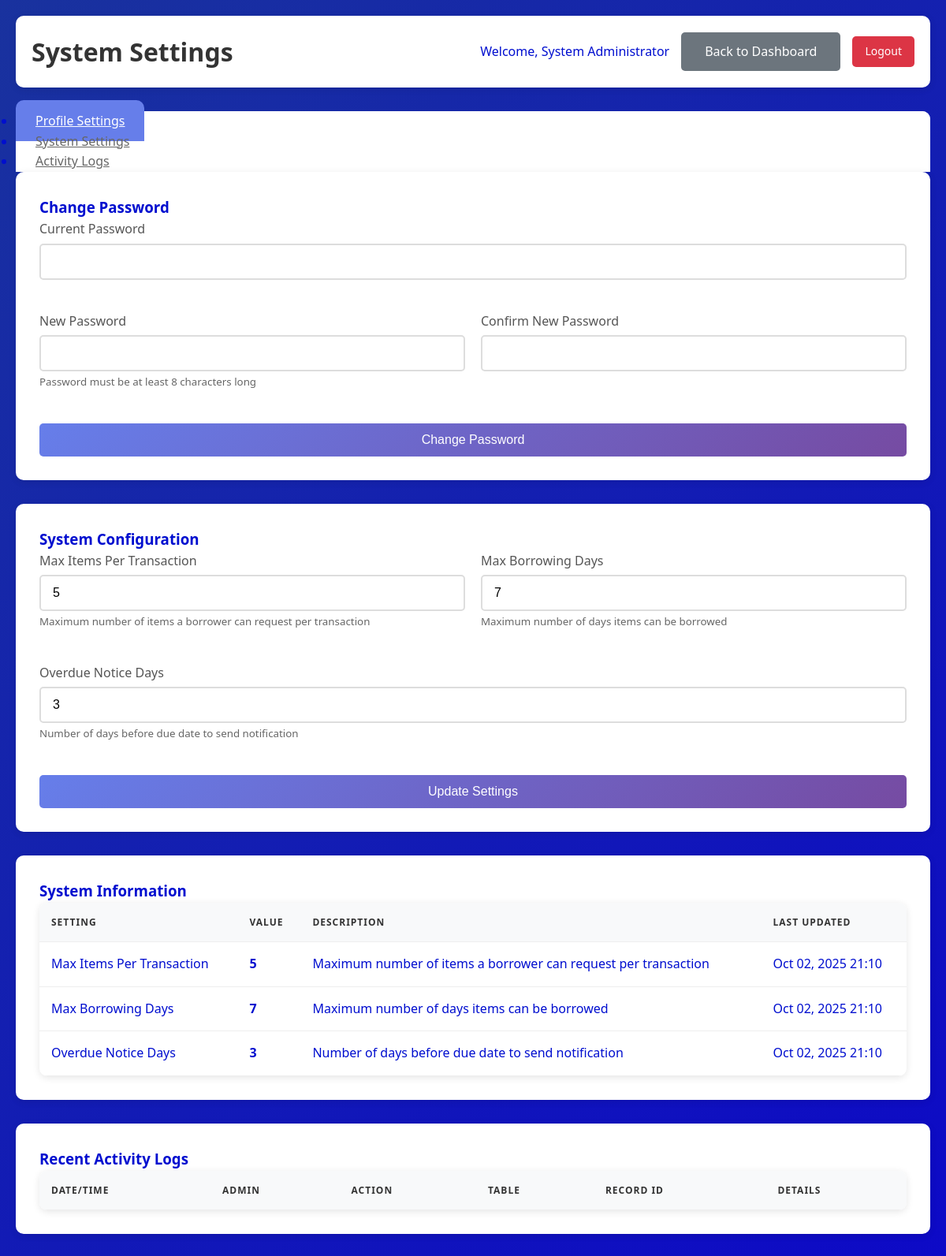
Page /views/settings.php (signed in) on the committed database.
### tables this page shows
CREATE TABLE system_settings (
    setting_id INT PRIMARY KEY AUTO_INCREMENT,
    setting_key VARCHAR(50) NOT NULL UNIQUE,
    setting_value TEXT NOT NULL,
    setting_description VARCHAR(255),
    created_at TIMESTAMP DEFAULT CURRENT_TIMESTAMP,
    updated_at TIMESTAMP DEFAULT CURRENT_TIMESTAMP ON UPDATE CURRENT_TIMESTAMP
);

### classes/Database.php (called while the page is built, shortened)
<?php
class Database {
    private $host = 'localhost';
    private $username = 'root';
    private $password = '';
    private $database = 'borrowing_system';
    private $connection;
    private function connect() {
        $this->connection = mysqli_connect(
            $this->host,
            $this->username,
            $this->password,
            $this->database
        );
        mysqli_set_charset($this->connection, 'utf8');
    }
    public function query($sql) {
        $result = mysqli_query($this->connection, $sql);
        return $result;
    }
}
?>

### models/Admin.php (called while the page is built, shortened)
<?php
require_once '../classes/Database.php';
class Admin {
    private $db;
    public function __construct() {
        $this->db = new Database();
    }
    public function getSystemSettings() {
        $sql = "SELECT setting_key, setting_value, setting_description
                FROM system_settings";
        $result = $this->db->query($sql);
        $settings = [];
        while ($row = mysqli_fetch_assoc($result)) {
            $settings[$row['setting_key']] = [
                'value' => $row['setting_value'],
                'description' => $row['setting_description']
            ];
        }
        return $settings;
    }
}
?>

### views/settings.php (the view, shortened to what this page needs)
<?php
require_once '../models/Admin.php';
$admin = new Admin();
$system_settings = $admin->getSystemSettings();
?>
<!DOCTYPE html>
<html lang="en">
<head>
    <link rel="stylesheet" href="../assets/css/style.css">
</head>
<body>
    <div class="dashboard-container">
        <div class="header">
            <h1>System Settings</h1>
            <div class="user-info">
                <span>Welcome, <?php echo $_SESSION['admin_name']; ?></span>
                <a href="dashboard.php" class="btn btn-secondary">Back to Dashboard</a>
                <a href="dashboard.php?logout=1" class="logout-btn">Logout</a>
            </div>
        </div>
        <div class="nav-tabs">
            <ul class="nav nav-tabs" role="tablist">
                <li class="nav-item" role="presentation">
                    <a class="nav-link active" href="#profile" role="tab" data-bs-toggle="tab">Profile Settings</a>
                </li>
                <li class="nav-item" role="presentation">
                    <a class="nav-link" href="#system" role="tab" data-bs-toggle="tab">System Settings</a>
                </li>
                <li class="nav-item" role="presentation">
                    <a class="nav-link" href="#logs" role="tab" data-bs-toggle="tab">Activity Logs</a>
                </li>
            </ul>
        </div>
        <div class="tab-content">
            <div class="tab-pane fade show active" id="profile">
                <div class="form-container">
                    <h3>Change Password</h3>
                    <form method="POST" action="">
                        <div class="form-row">
                            <div class="form-group">
                                <label for="current_password">Current Password</label>
                                <input type="password" id="current_password" name="current_password" required>
                            </div>
                        </div>
                        <div class="form-row">
                            <div class="form-group">
                                <label for="new_password">New Password</label>
                                <input type="password" id="new_password" name="new_password" minlength="8" required>
                                <small style="color: #666;">Password must be at least 8 characters long</small>
                            </div>
                            <div class="form-group">
                                <label for="confirm_password">Confirm New Password</label>
                                <input type="password" id="confirm_password" name="confirm_password" required>
                            </div>
                        </div>
                        <button type="submit" name="change_password" class="btn btn-primary">Change Password</button>
                    </form>
                </div>
            </div>
            <div class="tab-pane fade" id="system">
                <div class="form-container">
                    <h3>System Configuration</h3>
                    <form method="POST" action="">
                        <div class="form-row">
                            <div class="form-group">
                                <label for="max_items_per_transaction">Max Items Per Transaction</label>
                                <input type="number" id="max_items_per_transaction" name="max_items_per_transaction"
                                    value="<?php echo $system_settings['max_items_per_transaction']['value'] ?? 5; ?>"
                                    min="1" max="20" required>
                                <small style="color: #666;">Maximum number of items a borrower can request per
                                    transaction</small>
                            </div>
                            <div class="form-group">
                                <label for="max_borrowing_days">Max Borrowing Days</label>
                                <input type="number" id="max_borrowing_days" name="max_borrowing_days"
                                    value="<?php echo $system_settings['max_borrowing_days']['value'] ?? 7; ?>" min="1"
                                    max="30" required>
                                <small style="color: #666;">Maximum number of days items can be borrowed</small>
                            </div>
                        </div>
                        <div class="form-row">
                            <div class="form-group">
                                <label for="overdue_notice_days">Overdue Notice Days</label>
                                <input type="number" id="overdue_notice_days" name="overdue_notice_days"
                                    value="<?php echo $system_settings['overdue_notice_days']['value'] ?? 3; ?>" min="1"
                                    max="10" required>
                                <small style="color: #666;">Number of days before due date to send notification</small>
                            </div>
                        </div>
                        <button type="submit" name="update_settings" class="btn btn-primary">Update Settings</button>
                    </form>
                </div>
                <div class="form-container">
                    <h3>System Information</h3>
                    <div class="table-container">
                        <table class="table">
                            <thead>
                                <tr>
                                    <th>Setting</th>
                                    <th>Value</th>
                                    <th>Description</th>
                                    <th>Last Updated</th>
                                </tr>
                            </thead>
                            <tbody>
                                <?php foreach ($system_settings as $key => $setting): ?>
                                    <tr>
                                        <td><?php echo ucwords(str_replace('_', ' ', $key)); ?></td>
                                        <td><strong><?php echo $setting['value']; ?></strong></td>
                                        <td><?php echo $setting['description']; ?></td>
                                        <td><?php echo date('M d, Y H:i', strtotime($setting['updated_at'] ?? 'now')); ?>
                                        </td>
                                    </tr>
                                <?php endforeach; ?>
                            </tbody>
                        </table>
                    </div>
                </div>
            </div>
            <div class="tab-pane fade" id="logs">
                <div class="form-container">
                    <h3>Recent Activity Logs</h3>
                    <div class="table-container">
                        <table class="table">
                            <thead>
                                <tr>
                                    <th>Date/Time</th>
                                    <th>Admin</th>
                                    <th>Action</th>
                                    <th>Table</th>
                                    <th>Record ID</th>
                                    <th>Details</th>
                                </tr>
                            </thead>
                        </table>
                    </div>
                </div>
            </div>
        </div>
    </div>
</body>
</html>

### assets/css/style.css (style rules this page uses)
* { margin: 0; padding: 0; box-sizing: border-box; }
body { font-family: 'Segoe UI', Tahoma, Geneva, Verdana, sans-serif; line-height: 1.6; color: #000ecf; background: linear-gradient(135deg, #19329e 0%, #0d09c7 100%); min-height: 100vh; }
.form-group { margin-bottom: 20px; }
.form-group label { display: block; margin-bottom: 5px; color: #555; font-weight: 500; }
.form-group input { width: 100%; padding: 12px 15px; border: 2px solid #ddd; border-radius: 5px; font-size: 16px; transition: border-color 0.3s ease; }
.btn { display: inline-block; padding: 12px 30px; border: none; border-radius: 5px; font-size: 16px; font-weight: 500; cursor: pointer; transition: all 0.3s ease; text-decoration: none; text-align: center; }
.btn-primary { background: linear-gradient(135deg, #667eea 0%, #764ba2 100%); color: white; width: 100%; }
.dashboard-container { max-width: 1200px; margin: 0 auto; padding: 20px; }
.header { background: white; padding: 20px; border-radius: 10px; box-shadow: 0 2px 10px rgba(0, 0, 0, 0.1); margin-bottom: 30px; display: flex; justify-content: space-between; align-items: center; }
.header h1 { color: #333; margin: 0; }
.user-info { display: flex; align-items: center; gap: 15px; }
.logout-btn { background: #dc3545; color: white; padding: 8px 16px; border: none; border-radius: 5px; cursor: pointer; text-decoration: none; font-size: 14px; }
.table-container { background: white; border-radius: 10px; box-shadow: 0 2px 10px rgba(0, 0, 0, 0.1); overflow: hidden; }
.table { width: 100%; border-collapse: collapse; }
.table th, .table td { padding: 15px; text-align: left; border-bottom: 1px solid #eee; }
.table th { background: #f8f9fa; font-weight: 600; color: #333; text-transform: uppercase; font-size: 12px; letter-spacing: 1px; }
.btn-secondary { background: #6c757d; color: white; }
.form-container { background: white; padding: 30px; border-radius: 10px; box-shadow: 0 2px 10px rgba(0, 0, 0, 0.1); margin-bottom: 30px; }
.form-row { display: grid; grid-template-columns: repeat(auto-fit, minmax(250px, 1fr)); gap: 20px; margin-bottom: 20px; }
.nav-tabs { background: white; border-radius: 10px 10px 0 0; padding: 0; margin-bottom: 0; border-bottom: none; }
.nav-tabs .nav-item { margin-bottom: 0; }
.nav-tabs .nav-link { border: none; border-radius: 10px 10px 0 0; color: #666; font-weight: 500; padding: 15px 25px; }
.nav-tabs .nav-link.active { background: #667eea; color: white; }

### rows in the picture
system_settings: max_items_per_transaction "5", key "Max Items Per Transaction", setting_value "5", setting_description "Maximum number of items a borrower can request per transaction", updated_at "Oct 02, 2025 21:10"
system_settings: max_borrowing_days "7", key "Max Borrowing Days", setting_value "7", setting_description "Maximum number of days items can be borrowed", updated_at "Oct 02, 2025 21:10"
system_settings: overdue_notice_days "3", key "Overdue Notice Days", setting_value "3", setting_description "Number of days before due date to send notification", updated_at "Oct 02, 2025 21:10"

### other values in the picture
$_SESSION['admin_name'] "System Administrator"
